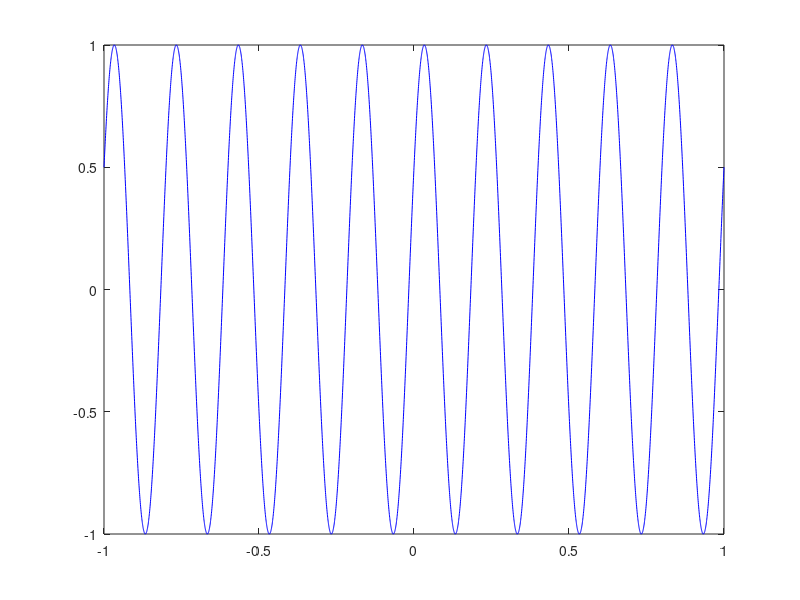

Write the MATLAB code that produced this figure.
Array1=[1 2 3 4 5 6]
Array2=[1 2 3; 4 5 6; 7 8 9]
Array3=[1; 2; 3; 4]
v=[1 3,sqrt(5)]
v2=[3 + 4 5]
v3=[3 4 5]
Array3=0:5
start=0;
step=0.25;
stop=4;
Array4=start:step:stop
sum4=sum(Array4)
sin (pi/4)
sin([0*pi/4*pi/23*pi/4*pi])
u=zeros(1, 10)
u(5)=1
stem(u)
t=-1:.0005:1;
xt=sin(2* pi* 5.*t +pi/6); 
plot(t,xt,'b-')
